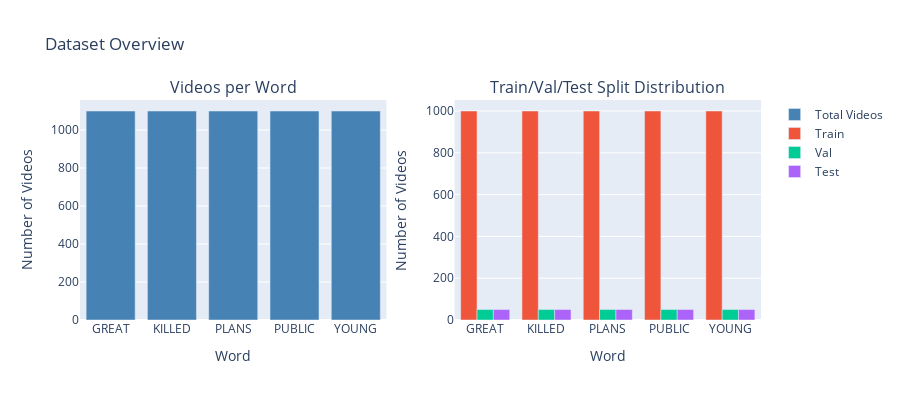

Here is the notebook cell this chart was saved with:
### Code cell
# Visualization: Dataset Distribution
fig = make_subplots(
    rows=1, cols=2,
    subplot_titles=('Videos per Word', 'Train/Val/Test Split Distribution'),
    specs=[[{'type': 'bar'}, {'type': 'bar'}]]
)

# Videos per word
word_counts = df_stats.groupby('Word')['Count'].sum().reset_index()
fig.add_trace(
    go.Bar(x=word_counts['Word'], y=word_counts['Count'], 
           marker_color='steelblue', name='Total Videos'),
    row=1, col=1
)

# Split distribution
split_pivot = df_stats.pivot_table(index='Word', columns='Split', values='Count', fill_value=0)
for split in ['train', 'val', 'test']:
    if split in split_pivot.columns:
        fig.add_trace(
            go.Bar(x=split_pivot.index, y=split_pivot[split], name=split.capitalize()),
            row=1, col=2
        )

fig.update_layout(height=400, showlegend=True, title_text="Dataset Overview")
fig.update_xaxes(title_text="Word", row=1, col=1)
fig.update_xaxes(title_text="Word", row=1, col=2)
fig.update_yaxes(title_text="Number of Videos", row=1, col=1)
fig.update_yaxes(title_text="Number of Videos", row=1, col=2)
fig.show()

### Figure 1 — Plotly figure (JSON) as saved in the notebook; plotly's stock layout.template omitted (floating-point values rounded to 4 significant figures)
{"data": [{"marker": {"color": "steelblue"}, "name": "Total Videos", "type": "bar", "x": ["GREAT", "KILLED", "PLANS", "PUBLIC", "YOUNG"], "xaxis": "x", "y": [1100, 1100, 1100, 1100, 1100], "yaxis": "y"}, {"name": "Train", "type": "bar", "x": ["GREAT", "KILLED", "PLANS", "PUBLIC", "YOUNG"], "xaxis": "x2", "y": [1000.0, 1000.0, 1000.0, 1000.0, 1000.0], "yaxis": "y2"}, {"name": "Val", "type": "bar", "x": ["GREAT", "KILLED", "PLANS", "PUBLIC", "YOUNG"], "xaxis": "x2", "y": [50.0, 50.0, 50.0, 50.0, 50.0], "yaxis": "y2"}, {"name": "Test", "type": "bar", "x": ["GREAT", "KILLED", "PLANS", "PUBLIC", "YOUNG"], "xaxis": "x2", "y": [50.0, 50.0, 50.0, 50.0, 50.0], "yaxis": "y2"}], "layout": {"annotations": [{"font": {"size": 16}, "showarrow": false, "text": "Videos per Word", "x": 0.225, "xanchor": "center", "xref": "paper", "y": 1, "yanchor": "bottom", "yref": "paper"}, {"font": {"size": 16}, "showarrow": false, "text": "Train/Val/Test Split Distribution", "x": 0.775, "xanchor": "center", "xref": "paper", "y": 1, "yanchor": "bottom", "yref": "paper"}], "height": 400, "showlegend": true, "title": {"text": "Dataset Overview"}, "xaxis": {"anchor": "y", "domain": [0, 0.45], "title": {"text": "Word"}}, "xaxis2": {"anchor": "y2", "domain": [0.55, 1], "title": {"text": "Word"}}, "yaxis": {"anchor": "x", "domain": [0, 1], "title": {"text": "Number of Videos"}}, "yaxis2": {"anchor": "x2", "domain": [0, 1], "title": {"text": "Number of Videos"}}}}
